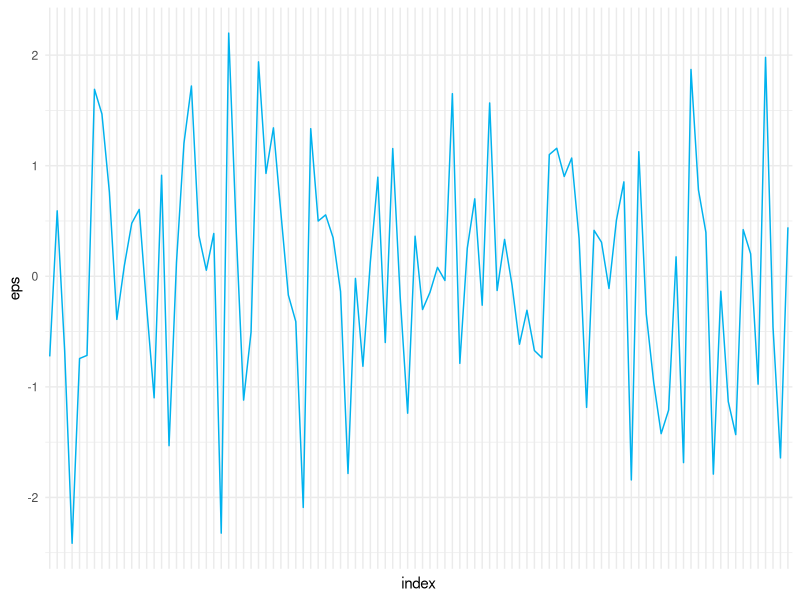

Generate this figure with R: (Note: this script raises an error after producing the figure.)
# R basic with time series from web article with python impl
# https://www.ritchievink.com/blog/2018/09/26/algorithm-breakdown-ar-ma-and-arima-models/
library(ggplot2)
library(gridExtra)
set.seed(20190511)
generate_white_noise_graph <- function(n = 100) {
eps = rnorm(n)

eps_df <- data.frame(eps)
eps_df$index <- rownames(eps_df)

ggplot(eps_df) + 
  geom_line(aes(x=index, y=eps, group=1), color = "deepskyblue2") +
  theme_minimal() +
  theme(axis.text.x=element_blank())
}

generate_white_noise_graph()


ma_process_simulation <- function() {
# Simulating MA process 
orders <- c(1,6,11)
plots <- list()
acf_plots <- list()
ma_processes <- list()

for (i in 1:3) {
  q <- orders[i]
  thetas <- runif(q)
  
  ma_processes[[i]] <- data.frame(arima.sim(n=100, list(order=c(0,0,q),ma = thetas)))
  names(ma_processes[[i]])[1] <- "MA_X"
  ma_processes[[i]]$index <- rownames(ma_processes[[i]])
  title <- paste("MA Process(", q, ") = [", paste(round(thetas, 2), collapse=', '), "]")
  
  plots[[i]] <- ggplot(ma_processes[[i]]) + 
    geom_line(aes(x=index, y=MA_X, group=1), color = "deepskyblue4") +
    scale_y_continuous(limits = c(-5, 5)) +
    ggtitle(title) + 
    theme_minimal() +
    theme(axis.text.x=element_blank(), 
          plot.title = element_text(family = "Helvetica", face = "bold", size = 12, colour = "grey"))
  acf_plots[[i]] <- ggAcf(ma_processes[[i]]$MA_X, title=paste("ACF for MA(",q,")"))
}
grid.arrange(plots[[1]],acf_plots[[1]],
             plots[[2]],acf_plots[[2]],
             plots[[3]],acf_plots[[3]], nrow=3, ncol=2)
}
ma_process_simulation()


# Simulating AR process 
orders <- c(1,4,7)
plots <- list()
acf_plots <- list()
ar_processes <- list()

for (i in 1:3) {
  p <- orders[i]
  thetas <- runif(p, max=1/p)
  
  ar_processes[[i]] <- data.frame(arima.sim(n=50, list(order=c(p,0,0),ar = thetas)))
  names(ar_processes[[i]])[1] <- "AR_X"
  ar_processes[[i]]$index <- rownames(ar_processes[[i]])
  title <- paste("AR Process(", p, ") = [", paste(round(thetas, 2), collapse=', '), "]")
  
  plots[[i]] <- ggplot(ar_processes[[i]]) + 
    geom_line(aes(x=index, y=AR_X, group=1), color = "deepskyblue4") +
    scale_y_continuous(limits = c(-5, 5)) +
    ggtitle(title) + 
    theme_minimal() +
    theme(axis.text.x=element_blank(), 
          plot.title = element_text(family = "Helvetica", face = "bold", size = 12, colour = "grey"))
  acf_plots[[i]] <- ggAcf(ar_processes[[i]]$AR_X, title=paste("ACF for AR(",p,")"))
}

grid.arrange(plots[[1]],acf_plots[[1]],
             plots[[2]],acf_plots[[2]],
             plots[[3]],acf_plots[[3]], nrow=3, ncol=2)

